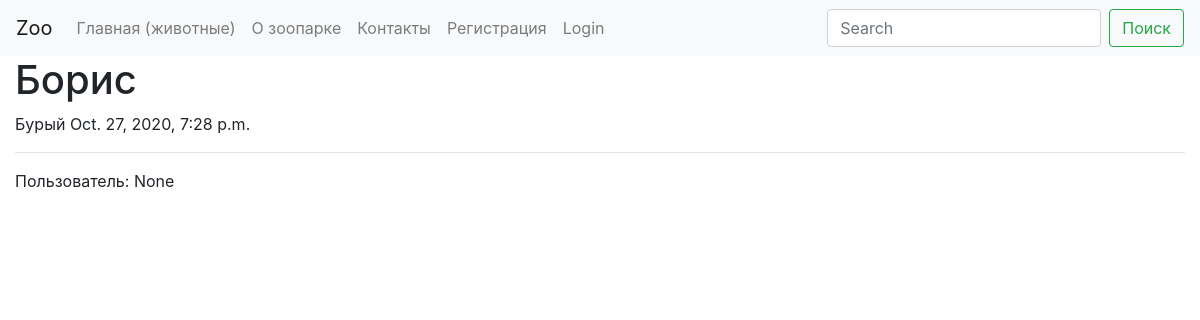
/animal/13/, run on the app's committed database.
### animals/models.py (models this page shows, shortened)
class Animal(models.Model):
    name = models.CharField(max_length=64)
    kind = models.ForeignKey(Kind, on_delete=models.PROTECT)
    card = models.OneToOneField(AnimalCard, on_delete=models.CASCADE, blank=True, null=True)
    foods = models.ManyToManyField(Food)
    create = models.DateTimeField(auto_now_add=True)
    update = models.DateTimeField(auto_now=True)
    user = models.ForeignKey(User, on_delete=models.SET_NULL, blank=True, null=True)

class Kind(models.Model):
    name = models.CharField(max_length=64)
    family = models.ForeignKey(Family, on_delete=models.PROTECT, db_index=True)
    image = models.ImageField(upload_to='kind', blank=True, null=True)
    unique_together = [['name', 'family']]

### animals/views.py (the view)
# urls.py: path('animal/<int:pk>/', AnimalDetailView.as_view(), name='detail'),
class AnimalDetailView(DetailView):
    model = Animal
    template_name = 'animals/animal.html'

### animals/templates/animals/animal.html (shortened to what this page needs)
{% extends "base.html" %}
{% block main %}
    <h1>{{object.name}}</h1>
    {{object.kind.name}}
    {{object.create}}
    <hr>
    Пользователь: {{object.user}} {{object.user.username}}
{% endblock %}

### data on the page
Animal: name "Борис", kind.name "Бурый", create "Oct. 27, 2020, 7:28 p.m.", user "None"
